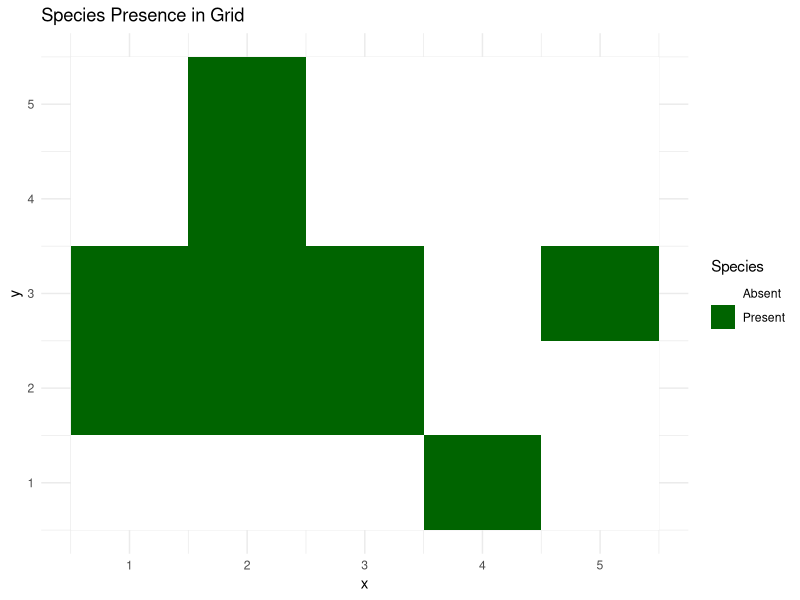
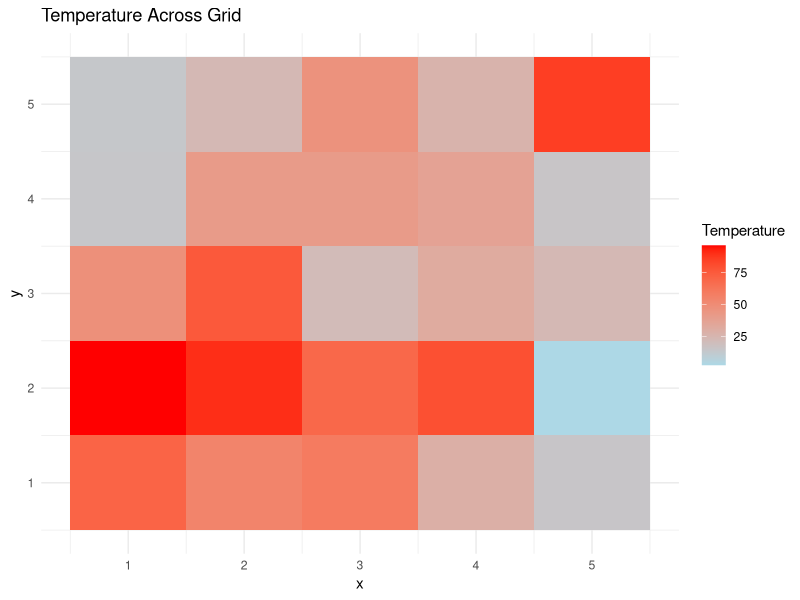
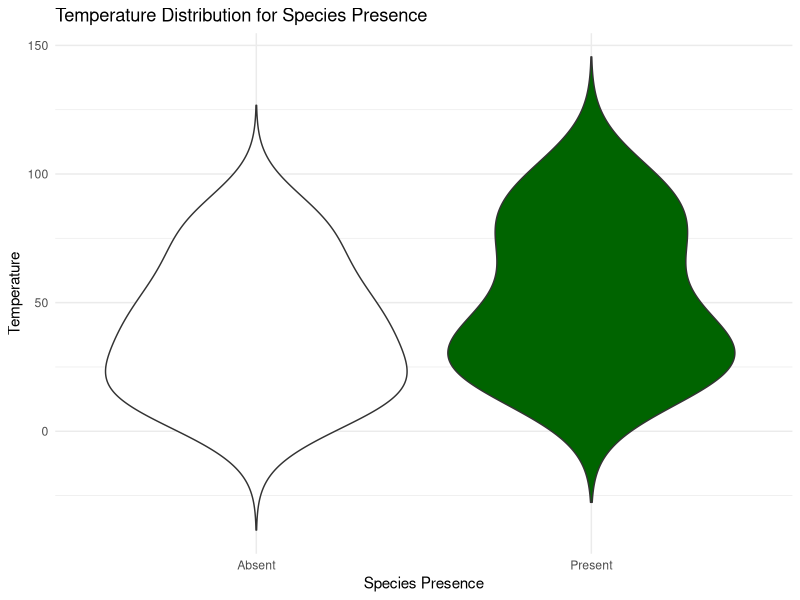

Generate these figures, in order, with R:
# Load library
library(ggplot2)

# Load data
grid <- read.csv("dummy_dataset.csv")

# Plot species presence
ggplot(grid, aes(x = x, y = y)) +
  geom_tile(aes(fill = as.factor(species_present))) +
  scale_fill_manual(values = c("white", "darkgreen"), 
                    labels = c("Absent", "Present")) +
  theme_minimal() +
  labs(title = "Species Presence in Grid", 
       fill = "Species")

# Plot temperature
ggplot(grid, aes(x = x, 
                 y = y)) +
  geom_tile(aes(fill = temperature)) +
  scale_fill_gradient(low = "lightblue", 
                      high = "red") +
  theme_minimal() +
  labs(title = "Temperature Across Grid", 
       fill = "Temperature")

# Create a violin plot
grid$species_present <- factor(grid$species_present, 
                               labels = c("Absent", "Present"))
ggplot(grid, 
       aes(x = species_present, 
           y = temperature, 
           fill = species_present)) +
  geom_violin(trim = FALSE) +
  scale_fill_manual(values = c("Absent" = "white", 
                               "Present" = "darkgreen")) +
  theme_minimal() +
  labs(title = "Temperature Distribution for Species Presence",
       x = "Species Presence",
       y = "Temperature") +
  theme(legend.position = "none")
